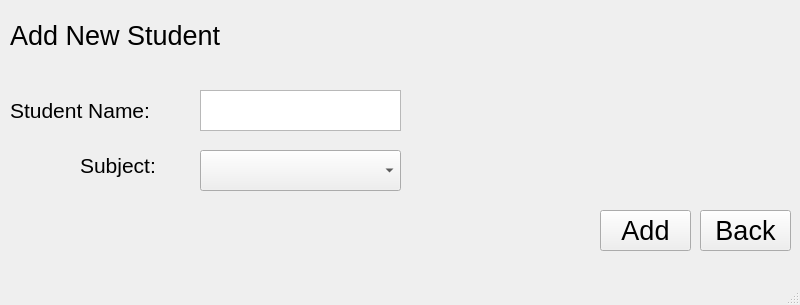
<?xml version="1.0" encoding="UTF-8"?>
<ui version="4.0">
 <class>AddNewStScreen</class>
 <widget class="QMainWindow" name="AddNewStScreen">
  <property name="geometry">
   <rect>
    <x>0</x>
    <y>0</y>
    <width>800</width>
    <height>305</height>
   </rect>
  </property>
  <property name="windowTitle">
   <string>MainWindow</string>
  </property>
  <widget class="QWidget" name="centralwidget">
   <widget class="QLabel" name="AddStTitle">
    <property name="geometry">
     <rect>
      <x>10</x>
      <y>0</y>
      <width>261</width>
      <height>71</height>
     </rect>
    </property>
    <property name="font">
     <font>
      <pointsize>20</pointsize>
     </font>
    </property>
    <property name="text">
     <string>Add New Student</string>
    </property>
   </widget>
   <widget class="QLabel" name="StName">
    <property name="geometry">
     <rect>
      <x>10</x>
      <y>90</y>
      <width>191</width>
      <height>41</height>
     </rect>
    </property>
    <property name="font">
     <font>
      <pointsize>16</pointsize>
     </font>
    </property>
    <property name="text">
     <string>Student Name:</string>
    </property>
   </widget>
   <widget class="QLabel" name="Sub">
    <property name="geometry">
     <rect>
      <x>80</x>
      <y>150</y>
      <width>111</width>
      <height>31</height>
     </rect>
    </property>
    <property name="font">
     <font>
      <pointsize>16</pointsize>
     </font>
    </property>
    <property name="text">
     <string>Subject:</string>
    </property>
   </widget>
   <widget class="QTextEdit" name="Name">
    <property name="geometry">
     <rect>
      <x>200</x>
      <y>90</y>
      <width>201</width>
      <height>41</height>
     </rect>
    </property>
    <property name="font">
     <font>
      <pointsize>12</pointsize>
     </font>
    </property>
   </widget>
   <widget class="QComboBox" name="Subject">
    <property name="geometry">
     <rect>
      <x>200</x>
      <y>150</y>
      <width>201</width>
      <height>41</height>
     </rect>
    </property>
    <property name="font">
     <font>
      <pointsize>16</pointsize>
     </font>
    </property>
   </widget>
   <widget class="QPushButton" name="ButtonAdd">
    <property name="geometry">
     <rect>
      <x>600</x>
      <y>210</y>
      <width>91</width>
      <height>41</height>
     </rect>
    </property>
    <property name="font">
     <font>
      <pointsize>20</pointsize>
     </font>
    </property>
    <property name="text">
     <string>Add</string>
    </property>
   </widget>
   <widget class="QPushButton" name="ButtonBack">
    <property name="geometry">
     <rect>
      <x>700</x>
      <y>210</y>
      <width>91</width>
      <height>41</height>
     </rect>
    </property>
    <property name="font">
     <font>
      <pointsize>20</pointsize>
     </font>
    </property>
    <property name="text">
     <string>Back</string>
    </property>
   </widget>
  </widget>
  <widget class="QMenuBar" name="menubar">
   <property name="geometry">
    <rect>
     <x>0</x>
     <y>0</y>
     <width>800</width>
     <height>26</height>
    </rect>
   </property>
  </widget>
  <widget class="QStatusBar" name="statusbar"/>
 </widget>
 <resources/>
 <connections/>
</ui>
